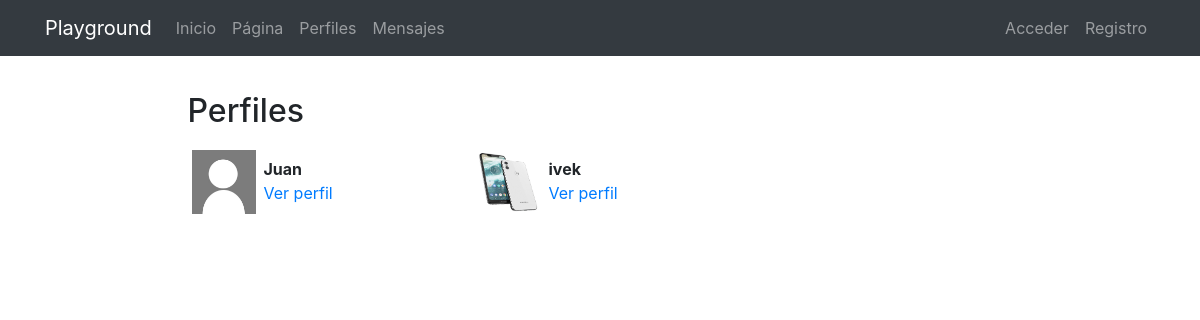
Page /profiles/ on the earlier database version.
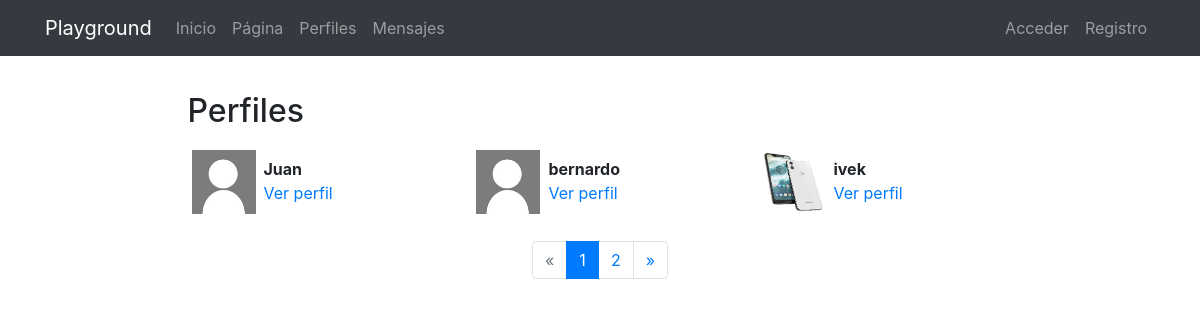
Same page on the later database version.
### registration/models.py (models this page shows)
class Profile(models.Model):
    user = models.OneToOneField(User, on_delete=models.CASCADE)
    avatar = models.ImageField(upload_to=custom_upload_to, null=True, blank=True)
    bio = models.TextField(null=True, blank=True)
    link = models.URLField(max_length=200, null=True, blank= True)
    class Meta:
        ordering=['user__username']

### Profiles/views.py (the view)
# urls.py: path('', ProfileListView.as_view(), name="list"),
class ProfileListView(ListView):
    model= Profile
    template_name= 'profiles/profile_list.html'
    paginate_by = 3

### Profiles/templates/profiles/profile_list.html (shortened to what this page needs)
{% extends 'core/base.html' %}
{% load static %}
{% block content %}
<main role="main">
  <div class="container">
    <div class="row mt-3">
      <div class="col-md-9 mx-auto mb-5">
        <h2>Perfiles</h2>
        <div class="row">
          {% for profile in profile_list %}
            <div class="col-md-4 mt-2 mb-3 ">
              <div class="row p-1">
                <div class="col-md-12">
                  {% if profile.avatar %}
                    <img src="{{profile.avatar.url}}" class="img-fluid profile-avatar">
                  {% else %}
                    <img src="{% static 'registration/img/original.jpg' %}" class="img-fluid profile-avatar">
                  {% endif %}
                  <p class="profile-data">
                    <b>{{profile.user|truncatechars:"16"}}</b><br>
                    <a href="{% url 'profiles:detail' profile.user %}">Ver perfil</a>
                  </p>
                </div>
              </div>
            </div>
          {% endfor %}
        </div>
{% if is_paginated %}
<nav aria-label="Page navigation">
  <ul class="pagination justify-content-center">
    {% if page_obj.has_previous %}
      <li class="page-item ">
        <a class="page-link" href="?page={{ page_obj.previous_page_number }}">&laquo;</a>
      </li>
    {% else %}
      <li class="page-item disabled">
        <a class="page-link" href="#" tabindex="-1">&laquo;</a>
      </li>
    {% endif %}
    {% for i in paginator.page_range %}
      <li class="page-item {% if page_obj.number == i %}active{% endif %}">
        <a class="page-link" href="?page={{ i }}">{{ i }}</a>
      </li>
    {% endfor %}
    {% if page_obj.has_next %}
      <li class="page-item ">
        <a class="page-link" href="?page={{ page_obj.next_page_number }}">&raquo;</a>
      </li>
    {% else %}
      <li class="page-item disabled">
        <a class="page-link" href="#" tabindex="-1">&raquo;</a>
      </li>
    {% endif %}
  </ul>
</nav>
{% endif %}
      </div>
    </div>
  </div>
</main>
{% endblock %}

Differences in the rows shown:
added Profile: user "bernardo"
Other differences:
new list line: "1"
new list line: "2"
